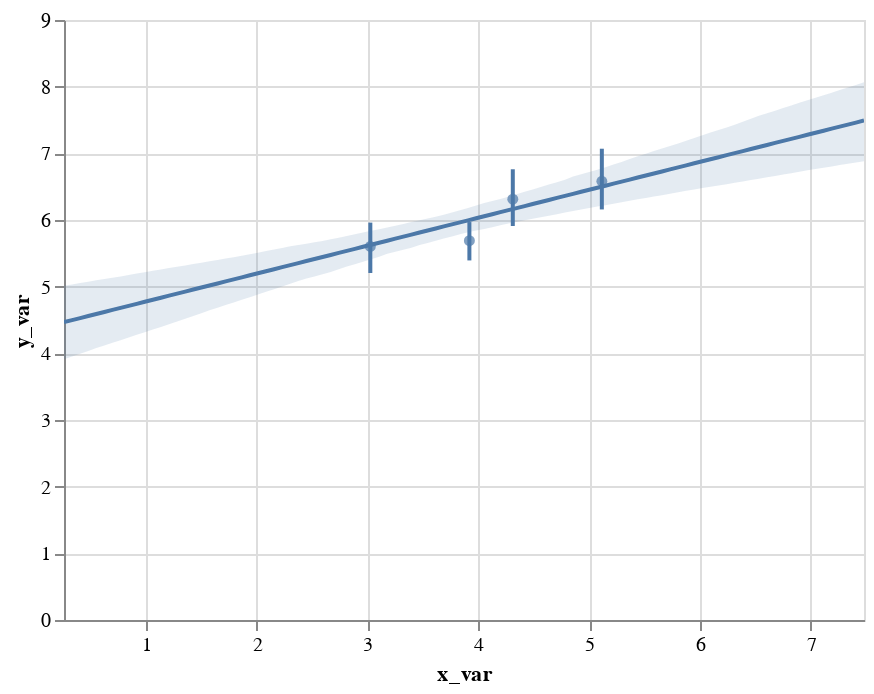

Notebook code cell kept with this figure:
### Code cell
display(salt.regplot(x=x, y=y, x_bins=4).interactive())
ax = sns.regplot(x=x, y=y, x_bins=4)

### Figure 1 — Vega-Lite specification as saved in the notebook (floating-point values rounded to 4 significant figures)
{"$schema": "https://vega.github.io/schema/vega-lite/v2.4.1.json", "config": {"view": {"height": 300, "width": 400}}, "layer": [{"data": {"values": [{"x_var": 3.026, "y_var": 5.205}, {"x_var": 3.026, "y_var": 5.961}]}, "encoding": {"x": {"field": "x_var", "scale": {"domain": [0.2633, 7.479], "nice": false}, "type": "quantitative"}, "y": {"field": "y_var", "type": "quantitative"}}, "mark": {"clip": true, "type": "line"}, "selection": {"selector001": {"bind": "scales", "encodings": ["x", "y"], "mark": {"fill": "#333", "fillOpacity": 0.125, "stroke": "white"}, "on": "[mousedown, window:mouseup] > window:mousemove!", "resolve": "global", "translate": "[mousedown, window:mouseup] > window:mousemove!", "type": "interval", "zoom": "wheel!"}}}, {"data": {"values": [{"x_var": 3.92, "y_var": 5.394}, {"x_var": 3.92, "y_var": 5.969}]}, "encoding": {"x": {"field": "x_var", "scale": {"domain": [0.2633, 7.479], "nice": false}, "type": "quantitative"}, "y": {"field": "y_var", "type": "quantitative"}}, "mark": {"clip": true, "type": "line"}}, {"data": {"values": [{"x_var": 4.311, "y_var": 5.91}, {"x_var": 4.311, "y_var": 6.761}]}, "encoding": {"x": {"field": "x_var", "scale": {"domain": [0.2633, 7.479], "nice": false}, "type": "quantitative"}, "y": {"field": "y_var", "type": "quantitative"}}, "mark": {"clip": true, "type": "line"}}, {"data": {"values": [{"x_var": 5.114, "y_var": 6.158}, {"x_var": 5.114, "y_var": 7.069}]}, "encoding": {"x": {"field": "x_var", "scale": {"domain": [0.2633, 7.479], "nice": false}, "type": "quantitative"}, "y": {"field": "y_var", "type": "quantitative"}}, "mark": {"clip": true, "type": "line"}}, {"data": {"values": [{"x_var": 3.026, "y_var": 5.603}, {"x_var": 3.92, "y_var": 5.691}, {"x_var": 4.311, "y_var": 6.313}, {"x_var": 5.114, "y_var": 6.581}]}, "encoding": {"x": {"axis": {"title": "x_var"}, "field": "x_var", "scale": {"domain": [0.2633, 7.479], "nice": false}, "type": "quantitative"}, "y": {"axis": {"title": "y_var"}, "field": "y_var", "type": "quantitative"}}, "mark": {"clip": true, "type": "circle"}}, {"data": {"values": [{"x": 0.2633, "y": 4.468}, {"x": 0.3361, "y": 4.498}, {"x": 0.409, "y": 4.529}, {"x": 0.4819, "y": 4.559}, {"x": 0.5548, "y": 4.59}, {"x": 0.6277, "y": 4.621}, {"x": 0.7005, "y": 4.651}, {"x": 0.7734, "y": 4.682}, {"x": 0.8463, "y": 4.712}, {"x": 0.9192, "y": 4.743}, {"x": 0.9921, "y": 4.773}, {"x": 1.065, "y": 4.804}, {"x": 1.138, "y": 4.834}, {"x": 1.211, "y": 4.865}, {"x": 1.284, "y": 4.895}, {"x": 1.356, "y": 4.926}, {"x": 1.429, "y": 4.957}, {"x": 1.502, "y": 4.987}, {"x": 1.575, "y": 5.018}, {"x": 1.648, "y": 5.048}, {"x": 1.721, "y": 5.079}, {"x": 1.794, "y": 5.109}, {"x": 1.867, "y": 5.14}, {"x": 1.94, "y": 5.17}, {"x": 2.012, "y": 5.201}, {"x": 2.085, "y": 5.231}, {"x": 2.158, "y": 5.262}, {"x": 2.231, "y": 5.293}, {"x": 2.304, "y": 5.323}, {"x": 2.377, "y": 5.354}, {"x": 2.45, "y": 5.384}, {"x": 2.523, "y": 5.415}, {"x": 2.595, "y": 5.445}, {"x": 2.668, "y": 5.476}, {"x": 2.741, "y": 5.506}, {"x": 2.814, "y": 5.537}, {"x": 2.887, "y": 5.568}, {"x": 2.96, "y": 5.598}, {"x": 3.033, "y": 5.629}, {"x": 3.106, "y": 5.659}, {"x": 3.179, "y": 5.69}, {"x": 3.251, "y": 5.72}, {"x": 3.324, "y": 5.751}, {"x": 3.397, "y": 5.781}, {"x": 3.47, "y": 5.812}, {"x": 3.543, "y": 5.842}, {"x": 3.616, "y": 5.873}, {"x": 3.689, "y": 5.904}, {"x": 3.762, "y": 5.934}, {"x": 3.834, "y": 5.965}, {"x": 3.907, "y": 5.995}, {"x": 3.98, "y": 6.026}, {"x": 4.053, "y": 6.056}, {"x": 4.126, "y": 6.087}, {"x": 4.199, "y": 6.117}, {"x": 4.272, "y": 6.148}, {"x": 4.345, "y": 6.178}, {"x": 4.418, "y": 6.209}, {"x": 4.49, "y": 6.24}, {"x": 4.563, "y": 6.27}, {"x": 4.636, "y": 6.301}, {"x": 4.709, "y": 6.331}, {"x": 4.782, "y": 6.362}, {"x": 4.855, "y": 6.392}, {"x": 4.928, "y": 6.423}, {"x": 5.001, "y": 6.453}, {"x": 5.073, "y": 6.484}, {"x": 5.146, "y": 6.514}, {"x": 5.219, "y": 6.545}, {"x": 5.292, "y": 6.576}, {"x": 5.365, "y": 6.606}, {"x": 5.438, "y": 6.637}, {"x": 5.511, "y": 6.667}, {"x": 5.584, "y": 6.698}, {"x": 5.657, "y": 6.728}, {"x": 5.729, "y": 6.759}, {"x": 5.802, "y": 6.789}, {"x": 5.875, "y": 6.82}, {"x": 5.948, "y": 6.851}, {"x": 6.021, "y": 6.881}, {"x": 6.094, "y": 6.912}, {"x": 6.167, "y": 6.942}, {"x": 6.24, "y": 6.973}, {"x": 6.312, "y": 7.003}, {"x": 6.385, "y": 7.034}, {"x": 6.458, "y": 7.064}, {"x": 6.531, "y": 7.095}, {"x": 6.604, "y": 7.125}, {"x": 6.677, "y": 7.156}, {"x": 6.75, "y": 7.187}, {"x": 6.823, "y": 7.217}, {"x": 6.896, "y": 7.248}, {"x": 6.968, "y": 7.278}, {"x": 7.041, "y": 7.309}, {"x": 7.114, "y": 7.339}, {"x": 7.187, "y": 7.37}, {"x": 7.26, "y": 7.4}, {"x": 7.333, "y": 7.431}, {"x": 7.406, "y": 7.461}, {"x": 7.479, "y": 7.492}]}, "encoding": {"x": {"field": "x", "scale": {"domain": [0.2633, 7.479], "nice": false}, "type": "quantitative"}, "y": {"field": "y", "type": "quantitative"}}, "mark": {"clip": true, "type": "line"}}, {"data": {"values": [{"x": 0.2633, "y1": 3.913, "y2": 5.014}, {"x": 0.3361, "y1": 3.951, "y2": 5.034}, {"x": 0.409, "y1": 3.992, "y2": 5.054}, {"x": 0.4819, "y1": 4.036, "y2": 5.074}, {"x": 0.5548, "y1": 4.079, "y2": 5.095}, {"x": 0.6277, "y1": 4.119, "y2": 5.115}, {"x": 0.7005, "y1": 4.157, "y2": 5.135}, {"x": 0.7734, "y1": 4.196, "y2": 5.154}, {"x": 0.8463, "y1": 4.236, "y2": 5.175}, {"x": 0.9192, "y1": 4.278, "y2": 5.196}, {"x": 0.9921, "y1": 4.317, "y2": 5.216}, {"x": 1.065, "y1": 4.356, "y2": 5.237}, {"x": 1.138, "y1": 4.397, "y2": 5.258}, {"x": 1.211, "y1": 4.438, "y2": 5.278}, {"x": 1.284, "y1": 4.478, "y2": 5.299}, {"x": 1.356, "y1": 4.519, "y2": 5.319}, {"x": 1.429, "y1": 4.56, "y2": 5.339}, {"x": 1.502, "y1": 4.602, "y2": 5.36}, {"x": 1.575, "y1": 4.645, "y2": 5.38}, {"x": 1.648, "y1": 4.685, "y2": 5.401}, {"x": 1.721, "y1": 4.726, "y2": 5.421}, {"x": 1.794, "y1": 4.764, "y2": 5.443}, {"x": 1.867, "y1": 4.805, "y2": 5.462}, {"x": 1.94, "y1": 4.841, "y2": 5.486}, {"x": 2.012, "y1": 4.881, "y2": 5.51}, {"x": 2.085, "y1": 4.922, "y2": 5.534}, {"x": 2.158, "y1": 4.96, "y2": 5.558}, {"x": 2.231, "y1": 5.004, "y2": 5.58}, {"x": 2.304, "y1": 5.044, "y2": 5.605}, {"x": 2.377, "y1": 5.084, "y2": 5.626}, {"x": 2.45, "y1": 5.121, "y2": 5.645}, {"x": 2.523, "y1": 5.154, "y2": 5.668}, {"x": 2.595, "y1": 5.188, "y2": 5.686}, {"x": 2.668, "y1": 5.221, "y2": 5.712}, {"x": 2.741, "y1": 5.261, "y2": 5.735}, {"x": 2.814, "y1": 5.301, "y2": 5.761}, {"x": 2.887, "y1": 5.337, "y2": 5.787}, {"x": 2.96, "y1": 5.374, "y2": 5.813}, {"x": 3.033, "y1": 5.411, "y2": 5.839}, {"x": 3.106, "y1": 5.449, "y2": 5.861}, {"x": 3.179, "y1": 5.492, "y2": 5.888}, {"x": 3.251, "y1": 5.523, "y2": 5.915}, {"x": 3.324, "y1": 5.553, "y2": 5.94}, {"x": 3.397, "y1": 5.585, "y2": 5.969}, {"x": 3.47, "y1": 5.624, "y2": 5.995}, {"x": 3.543, "y1": 5.653, "y2": 6.022}, {"x": 3.616, "y1": 5.688, "y2": 6.049}, {"x": 3.689, "y1": 5.721, "y2": 6.078}, {"x": 3.762, "y1": 5.753, "y2": 6.113}, {"x": 3.834, "y1": 5.787, "y2": 6.145}, {"x": 3.907, "y1": 5.815, "y2": 6.181}, {"x": 3.98, "y1": 5.841, "y2": 6.216}, {"x": 4.053, "y1": 5.866, "y2": 6.253}, {"x": 4.126, "y1": 5.892, "y2": 6.286}, {"x": 4.199, "y1": 5.922, "y2": 6.316}, {"x": 4.272, "y1": 5.948, "y2": 6.349}, {"x": 4.345, "y1": 5.972, "y2": 6.387}, {"x": 4.418, "y1": 5.995, "y2": 6.423}, {"x": 4.49, "y1": 6.018, "y2": 6.457}, {"x": 4.563, "y1": 6.042, "y2": 6.496}, {"x": 4.636, "y1": 6.065, "y2": 6.533}, {"x": 4.709, "y1": 6.088, "y2": 6.567}, {"x": 4.782, "y1": 6.111, "y2": 6.605}, {"x": 4.855, "y1": 6.135, "y2": 6.651}, {"x": 4.928, "y1": 6.158, "y2": 6.686}, {"x": 5.001, "y1": 6.18, "y2": 6.719}, {"x": 5.073, "y1": 6.201, "y2": 6.752}, {"x": 5.146, "y1": 6.223, "y2": 6.792}, {"x": 5.219, "y1": 6.244, "y2": 6.833}, {"x": 5.292, "y1": 6.267, "y2": 6.872}, {"x": 5.365, "y1": 6.288, "y2": 6.914}, {"x": 5.438, "y1": 6.311, "y2": 6.955}, {"x": 5.511, "y1": 6.331, "y2": 6.996}, {"x": 5.584, "y1": 6.352, "y2": 7.035}, {"x": 5.657, "y1": 6.373, "y2": 7.073}, {"x": 5.729, "y1": 6.394, "y2": 7.11}, {"x": 5.802, "y1": 6.415, "y2": 7.149}, {"x": 5.875, "y1": 6.437, "y2": 7.19}, {"x": 5.948, "y1": 6.457, "y2": 7.231}, {"x": 6.021, "y1": 6.479, "y2": 7.271}, {"x": 6.094, "y1": 6.5, "y2": 7.311}, {"x": 6.167, "y1": 6.519, "y2": 7.349}, {"x": 6.24, "y1": 6.537, "y2": 7.388}, {"x": 6.312, "y1": 6.557, "y2": 7.429}, {"x": 6.385, "y1": 6.578, "y2": 7.474}, {"x": 6.458, "y1": 6.598, "y2": 7.519}, {"x": 6.531, "y1": 6.619, "y2": 7.562}, {"x": 6.604, "y1": 6.64, "y2": 7.601}, {"x": 6.677, "y1": 6.661, "y2": 7.639}, {"x": 6.75, "y1": 6.682, "y2": 7.681}, {"x": 6.823, "y1": 6.703, "y2": 7.719}, {"x": 6.896, "y1": 6.724, "y2": 7.757}, {"x": 6.968, "y1": 6.746, "y2": 7.795}, {"x": 7.041, "y1": 6.766, "y2": 7.834}, {"x": 7.114, "y1": 6.783, "y2": 7.872}, {"x": 7.187, "y1": 6.804, "y2": 7.91}, {"x": 7.26, "y1": 6.824, "y2": 7.948}, {"x": 7.333, "y1": 6.844, "y2": 7.986}, {"x": 7.406, "y1": 6.864, "y2": 8.025}, {"x": 7.479, "y1": 6.883, "y2": 8.066}]}, "encoding": {"opacity": {"value": 0.15}, "x": {"field": "x", "scale": {"domain": [0.2633, 7.479], "nice": false}, "type": "quantitative"}, "y": {"field": "y1", "type": "quantitative"}, "y2": {"field": "y2", "type": "quantitative"}}, "mark": {"clip": true, "type": "area"}}]}
